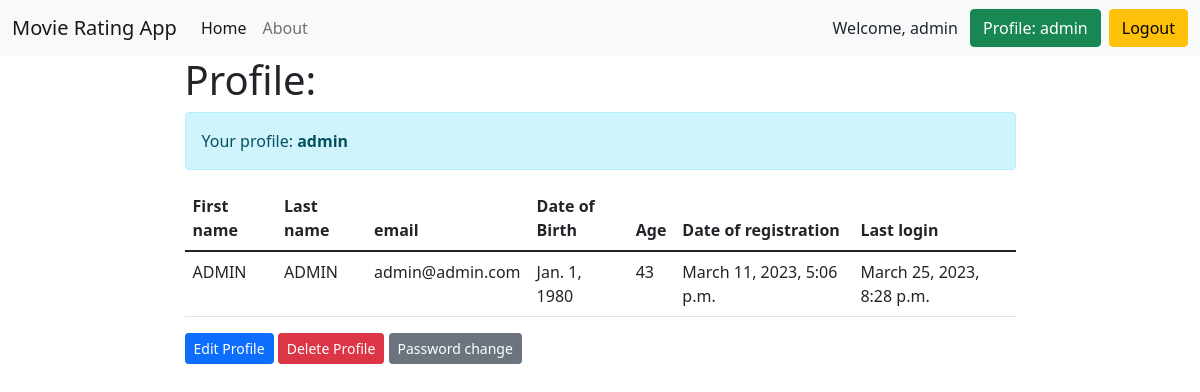
Before: /users/profile/ (signed in) with the older database file.
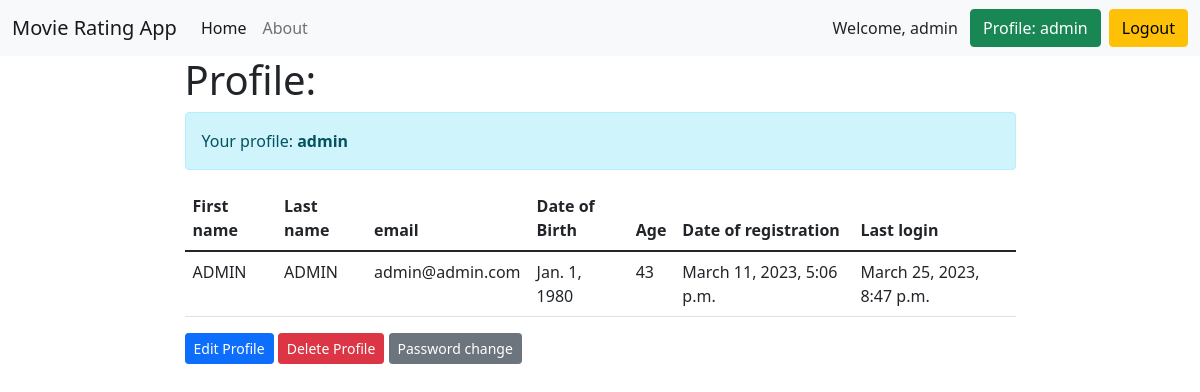
After: the same page with the newer database file.
### accounts/models.py (models this page shows)
class User(AbstractUser):
    email = models.EmailField(unique=True, verbose_name='email')
    date_of_birth = models.DateField(blank=True, null=True, verbose_name='date of birth')
    def age(self):
        if self.date_of_birth:
            return int((datetime.date.today() - self.date_of_birth).days / 365.25)
        else:
            return None

### accounts/views.py (the view)
# urls.py: path('profile/', profile, name='profile'),
@login_required
def profile(request):
    return render(request, 'accounts/profile.html')

### accounts/templates/accounts/profile.html (shortened to what this page needs)
{% extends 'base.html' %}
{% block content %}
<h1>Profile:</h1>
<div class="alert alert-info" role="alert">Your profile: <b>{{ user.username }}</b></div>
<table class="table">
    <thead>
    <tr>
        <th scope="col">First name</th>
        <th scope="col">Last name</th>
        <th scope="col">email</th>
        <th scope="col">Date of Birth</th>
        <th scope="col">Age</th>
        <th scope="col">Date of registration</th>
        <th scope="col">Last login</th>
    </tr>
    </thead>
    <tbody>
    <tr>
        <td>{{ user.first_name }}</td>
        <td>{{ user.last_name }}</td>
        <td>{{ user.email }}</td>
        <td>{{ user.date_of_birth }}</td>
        <td>{{ user.age }}</td>
        <td>{{ user.date_joined }}</td>
        <td>{{ user.last_login }}</td>
    </tr>
    </tbody>
</table>
<a href="{% url 'accounts:edit_user' pk=user.id %}" class="btn btn-primary btn-sm">Edit Profile</a>
<a href="{% url 'accounts:delete_user' pk=user.id %}" class="btn btn-danger btn-sm">Delete Profile</a>
<a href="{% url 'accounts:password_change' %}" class="btn btn-secondary btn-sm">Password change</a>
{% endblock %}

### templates/base.html (shortened to what this page needs)
<!DOCTYPE html>
<html lang="en">
<head>
    <link href="https://cdn.jsdelivr.net/npm/bootstrap@5.1.3/dist/css/bootstrap.min.css" rel="stylesheet"
>
</head>
<body>
<nav class="navbar navbar-expand-lg navbar-light bg-light">
    <div class="container-fluid">
        <a class="navbar-brand" href="{% url 'home' %}">Movie Rating App</a>
        <div class="collapse navbar-collapse" id="navbarNavAltMarkup">
            <div class="navbar-nav">
                <a class="nav-link active" aria-current="page" href="{% url 'home' %}">Home</a>
                <a class="nav-link" href="{% url 'about' %}">About</a>
            </div>
        </div>
        {% if request.user.is_authenticated %}
        Welcome, {{ user.username }}
        &ensp;<a class="btn btn-success" href="{% url 'accounts:profile' %}" type="submit">Profile: {{ user.username }}</a>
        &ensp;<a class="btn btn-warning" href="{% url 'accounts:logout' %}" type="submit">Logout</a>
        {% else %}
        <a class="btn btn-warning" href="{% url 'accounts:login' %}" type="submit">Login</a>&ensp;
        <a class="btn btn-danger" href="{% url 'accounts:register' %}" type="submit">Sign Up</a>
        {% endif %}
    </div>
</nav>
<div class="container">
    <div class="row">
        <div class="col-md-9 m-auto">
            {% block content %}
            {% endblock %}
        </div>
    </div>
</div>
</body>
</html>

Changed rows visible on the page:
changed User "admin": last_login "March 25, 2023, 8:28 p.m." → "March 25, 2023, 8:47 p.m."
